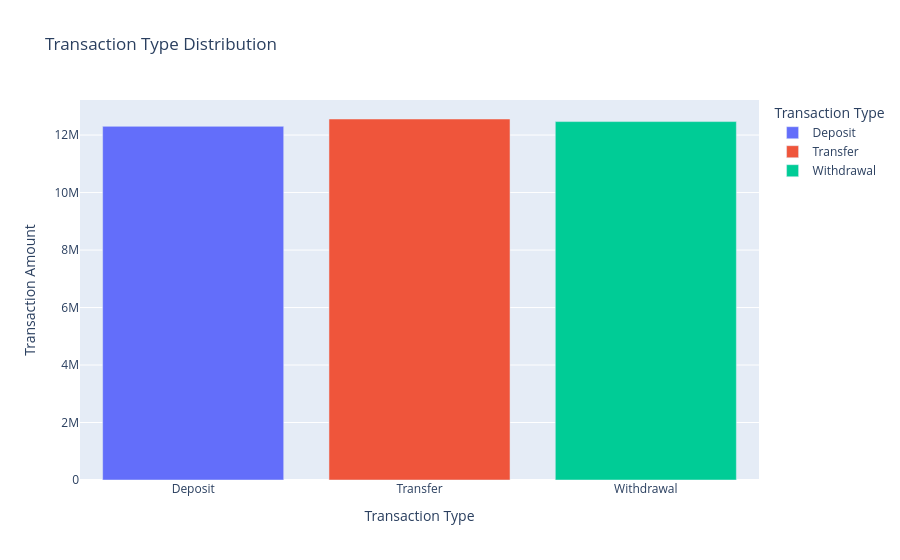

Notebook code cell kept with this figure:
### Code cell
transaction_summary = df.groupby("Transaction Type")["Transaction Amount"].sum().reset_index()

fx = px.bar(transaction_summary, x="Transaction Type", y="Transaction Amount", color="Transaction Type", title="Transaction Type Distribution")
fx.show()

### Figure 1 — Plotly figure (JSON) as saved in the notebook; plotly's stock layout.template omitted (floating-point values rounded to 4 significant figures)
{"data": [{"hovertemplate": "Transaction Type=%{x}<br>Transaction Amount=%{y}<extra></extra>", "legendgroup": "Deposit", "marker": {"color": "#636efa", "pattern": {"shape": ""}}, "name": "Deposit", "orientation": "v", "showlegend": true, "textposition": "auto", "type": "bar", "x": ["Deposit"], "xaxis": "x", "y": [12300000.0], "yaxis": "y"}, {"hovertemplate": "Transaction Type=%{x}<br>Transaction Amount=%{y}<extra></extra>", "legendgroup": "Transfer", "marker": {"color": "#EF553B", "pattern": {"shape": ""}}, "name": "Transfer", "orientation": "v", "showlegend": true, "textposition": "auto", "type": "bar", "x": ["Transfer"], "xaxis": "x", "y": [12560000.0], "yaxis": "y"}, {"hovertemplate": "Transaction Type=%{x}<br>Transaction Amount=%{y}<extra></extra>", "legendgroup": "Withdrawal", "marker": {"color": "#00cc96", "pattern": {"shape": ""}}, "name": "Withdrawal", "orientation": "v", "showlegend": true, "textposition": "auto", "type": "bar", "x": ["Withdrawal"], "xaxis": "x", "y": [12470000.0], "yaxis": "y"}], "layout": {"barmode": "relative", "legend": {"title": {"text": "Transaction Type"}, "tracegroupgap": 0}, "title": {"text": "Transaction Type Distribution"}, "xaxis": {"anchor": "y", "categoryarray": ["Deposit", "Transfer", "Withdrawal"], "categoryorder": "array", "domain": [0, 1], "title": {"text": "Transaction Type"}}, "yaxis": {"anchor": "x", "domain": [0, 1], "title": {"text": "Transaction Amount"}}}}
